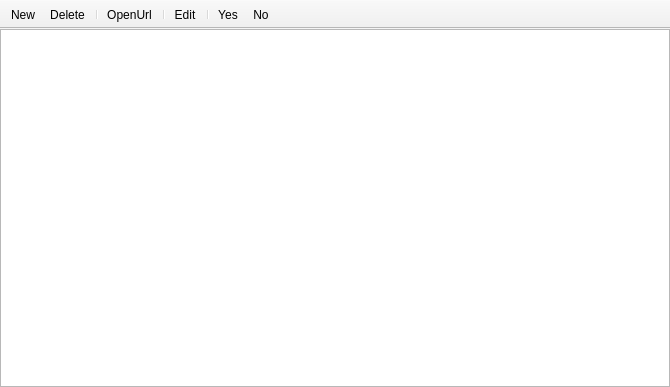
<?xml version="1.0" encoding="UTF-8"?>
<ui version="4.0">
 <class>ViewSites</class>
 <widget class="QMainWindow" name="ViewSites">
  <property name="geometry">
   <rect>
    <x>0</x>
    <y>0</y>
    <width>670</width>
    <height>387</height>
   </rect>
  </property>
  <property name="windowTitle">
   <string>MainWindow</string>
  </property>
  <property name="toolTip">
   <string/>
  </property>
  <widget class="QWidget" name="centralwidget">
   <layout class="QGridLayout" name="gridLayout">
    <property name="leftMargin">
     <number>0</number>
    </property>
    <property name="topMargin">
     <number>0</number>
    </property>
    <property name="rightMargin">
     <number>0</number>
    </property>
    <property name="bottomMargin">
     <number>0</number>
    </property>
    <item row="0" column="0">
     <widget class="QTableView" name="tableView">
      <property name="minimumSize">
       <size>
        <width>550</width>
        <height>200</height>
       </size>
      </property>
      <property name="styleSheet">
       <string notr="true">QTableView{
border-width:2px
}</string>
      </property>
     </widget>
    </item>
   </layout>
  </widget>
  <widget class="QToolBar" name="toolBar">
   <property name="windowTitle">
    <string>toolBar</string>
   </property>
   <property name="toolTip">
    <string/>
   </property>
   <property name="movable">
    <bool>false</bool>
   </property>
   <attribute name="toolBarArea">
    <enum>TopToolBarArea</enum>
   </attribute>
   <attribute name="toolBarBreak">
    <bool>false</bool>
   </attribute>
   <addaction name="action_New"/>
   <addaction name="action_Delete"/>
   <addaction name="separator"/>
   <addaction name="action_OpenUrl"/>
   <addaction name="separator"/>
   <addaction name="action_Edit"/>
   <addaction name="separator"/>
   <addaction name="action_Yes"/>
   <addaction name="action_No"/>
  </widget>
  <action name="action_New">
   <property name="icon">
    <iconset resource="../resources/ViewWindowRes.qrc">
     <normaloff>:/images/plus.png</normaloff>:/images/plus.png</iconset>
   </property>
   <property name="text">
    <string>&amp;New</string>
   </property>
   <property name="toolTip">
    <string>Добавить</string>
   </property>
  </action>
  <action name="action_Delete">
   <property name="icon">
    <iconset resource="../resources/ViewWindowRes.qrc">
     <normaloff>:/images/trash.png</normaloff>:/images/trash.png</iconset>
   </property>
   <property name="text">
    <string>&amp;Delete</string>
   </property>
   <property name="toolTip">
    <string>Удалить</string>
   </property>
  </action>
  <action name="action_Edit">
   <property name="icon">
    <iconset resource="../resources/ViewWindowRes.qrc">
     <normaloff>:/images/note.png</normaloff>:/images/note.png</iconset>
   </property>
   <property name="text">
    <string>&amp;Edit</string>
   </property>
   <property name="toolTip">
    <string>Редактировать</string>
   </property>
  </action>
  <action name="action_Yes">
   <property name="icon">
    <iconset resource="../resources/ViewWindowRes.qrc">
     <normaloff>:/images/check.png</normaloff>:/images/check.png</iconset>
   </property>
   <property name="text">
    <string>&amp;Yes</string>
   </property>
   <property name="toolTip">
    <string>Применить</string>
   </property>
  </action>
  <action name="action_No">
   <property name="icon">
    <iconset resource="../resources/ViewWindowRes.qrc">
     <normaloff>:/images/close.png</normaloff>:/images/close.png</iconset>
   </property>
   <property name="text">
    <string>&amp;No</string>
   </property>
   <property name="toolTip">
    <string>Отменить</string>
   </property>
  </action>
  <action name="action_OpenUrl">
   <property name="icon">
    <iconset resource="../resources/ViewWindowRes.qrc">
     <normaloff>:/images/arrow-right.png</normaloff>:/images/arrow-right.png</iconset>
   </property>
   <property name="text">
    <string>&amp;OpenUrl</string>
   </property>
   <property name="toolTip">
    <string>Перейти по ссылке</string>
   </property>
  </action>
 </widget>
 <resources>
  <include location="../resources/ViewWindowRes.qrc"/>
 </resources>
 <connections/>
</ui>
